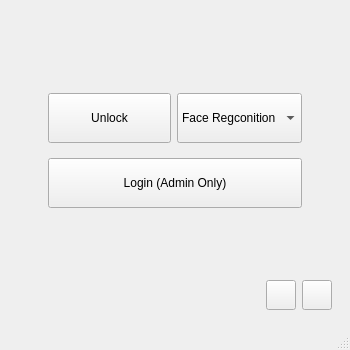
<?xml version="1.0" encoding="UTF-8"?>
<ui version="4.0">
 <class>MainWindow</class>
 <widget class="QMainWindow" name="MainWindow">
  <property name="geometry">
   <rect>
    <x>0</x>
    <y>0</y>
    <width>350</width>
    <height>350</height>
   </rect>
  </property>
  <property name="minimumSize">
   <size>
    <width>350</width>
    <height>350</height>
   </size>
  </property>
  <property name="maximumSize">
   <size>
    <width>350</width>
    <height>350</height>
   </size>
  </property>
  <property name="windowTitle">
   <string>BK Smart Lock</string>
  </property>
  <widget class="QWidget" name="centralwidget">
   <layout class="QVBoxLayout" name="verticalLayout_2">
    <item>
     <widget class="QFrame" name="frame">
      <property name="autoFillBackground">
       <bool>false</bool>
      </property>
      <property name="frameShape">
       <enum>QFrame::NoFrame</enum>
      </property>
      <property name="frameShadow">
       <enum>QFrame::Raised</enum>
      </property>
      <layout class="QVBoxLayout" name="verticalLayout_3">
       <item>
        <spacer name="verticalSpacer">
         <property name="orientation">
          <enum>Qt::Vertical</enum>
         </property>
         <property name="sizeHint" stdset="0">
          <size>
           <width>20</width>
           <height>64</height>
          </size>
         </property>
        </spacer>
       </item>
       <item>
        <widget class="QFrame" name="frame_2">
         <property name="frameShape">
          <enum>QFrame::NoFrame</enum>
         </property>
         <property name="frameShadow">
          <enum>QFrame::Raised</enum>
         </property>
         <layout class="QVBoxLayout" name="verticalLayout">
          <property name="leftMargin">
           <number>30</number>
          </property>
          <property name="rightMargin">
           <number>30</number>
          </property>
          <item>
           <widget class="QFrame" name="frame_3">
            <property name="frameShape">
             <enum>QFrame::NoFrame</enum>
            </property>
            <property name="frameShadow">
             <enum>QFrame::Raised</enum>
            </property>
            <layout class="QHBoxLayout" name="horizontalLayout">
             <property name="leftMargin">
              <number>0</number>
             </property>
             <property name="rightMargin">
              <number>0</number>
             </property>
             <item>
              <widget class="QPushButton" name="unlockButton">
               <property name="minimumSize">
                <size>
                 <width>0</width>
                 <height>50</height>
                </size>
               </property>
               <property name="layoutDirection">
                <enum>Qt::LeftToRight</enum>
               </property>
               <property name="styleSheet">
                <string notr="true"/>
               </property>
               <property name="text">
                <string>Unlock</string>
               </property>
               <property name="icon">
                <iconset>
                 <normaloff>../resources/images/unlock_2.png</normaloff>../resources/images/unlock_2.png</iconset>
               </property>
               <property name="iconSize">
                <size>
                 <width>25</width>
                 <height>25</height>
                </size>
               </property>
              </widget>
             </item>
             <item>
              <widget class="QComboBox" name="unlockOptionsComboBox">
               <property name="minimumSize">
                <size>
                 <width>0</width>
                 <height>50</height>
                </size>
               </property>
               <property name="font">
                <font>
                 <pointsize>9</pointsize>
                </font>
               </property>
               <property name="toolTip">
                <string>&lt;html&gt;&lt;head/&gt;&lt;body&gt;&lt;p&gt;Unlock Options&lt;/p&gt;&lt;/body&gt;&lt;/html&gt;</string>
               </property>
               <item>
                <property name="text">
                 <string>Face Regconition</string>
                </property>
               </item>
               <item>
                <property name="text">
                 <string>UserID/Password</string>
                </property>
               </item>
              </widget>
             </item>
            </layout>
           </widget>
          </item>
          <item>
           <widget class="QPushButton" name="loginAdminButton">
            <property name="minimumSize">
             <size>
              <width>0</width>
              <height>50</height>
             </size>
            </property>
            <property name="layoutDirection">
             <enum>Qt::LeftToRight</enum>
            </property>
            <property name="text">
             <string>Login (Admin Only)</string>
            </property>
            <property name="icon">
             <iconset>
              <normaloff>../resources/images/admin_2.png</normaloff>../resources/images/admin_2.png</iconset>
            </property>
            <property name="iconSize">
             <size>
              <width>25</width>
              <height>25</height>
             </size>
            </property>
           </widget>
          </item>
         </layout>
        </widget>
       </item>
       <item>
        <spacer name="verticalSpacer_2">
         <property name="orientation">
          <enum>Qt::Vertical</enum>
         </property>
         <property name="sizeHint" stdset="0">
          <size>
           <width>20</width>
           <height>64</height>
          </size>
         </property>
        </spacer>
       </item>
       <item>
        <layout class="QHBoxLayout" name="horizontalLayout_2">
         <item>
          <spacer name="horizontalSpacer">
           <property name="orientation">
            <enum>Qt::Horizontal</enum>
           </property>
           <property name="sizeHint" stdset="0">
            <size>
             <width>40</width>
             <height>20</height>
            </size>
           </property>
          </spacer>
         </item>
         <item>
          <widget class="QPushButton" name="pushButton_2">
           <property name="minimumSize">
            <size>
             <width>30</width>
             <height>30</height>
            </size>
           </property>
           <property name="maximumSize">
            <size>
             <width>30</width>
             <height>30</height>
            </size>
           </property>
           <property name="toolTip">
            <string>&lt;html&gt;&lt;head/&gt;&lt;body&gt;&lt;p&gt;Reset system&lt;/p&gt;&lt;/body&gt;&lt;/html&gt;</string>
           </property>
           <property name="text">
            <string/>
           </property>
           <property name="icon">
            <iconset>
             <normaloff>../resources/images/reset.png</normaloff>../resources/images/reset.png</iconset>
           </property>
          </widget>
         </item>
         <item>
          <widget class="QPushButton" name="pushButton">
           <property name="minimumSize">
            <size>
             <width>30</width>
             <height>30</height>
            </size>
           </property>
           <property name="maximumSize">
            <size>
             <width>30</width>
             <height>30</height>
            </size>
           </property>
           <property name="toolTip">
            <string>&lt;html&gt;&lt;head/&gt;&lt;body&gt;&lt;p&gt;Setings&lt;/p&gt;&lt;/body&gt;&lt;/html&gt;</string>
           </property>
           <property name="text">
            <string/>
           </property>
           <property name="icon">
            <iconset>
             <normaloff>../resources/images/settings.png</normaloff>../resources/images/settings.png</iconset>
           </property>
          </widget>
         </item>
        </layout>
       </item>
      </layout>
     </widget>
    </item>
   </layout>
  </widget>
  <widget class="QMenuBar" name="menubar">
   <property name="geometry">
    <rect>
     <x>0</x>
     <y>0</y>
     <width>350</width>
     <height>22</height>
    </rect>
   </property>
  </widget>
  <widget class="QStatusBar" name="statusbar"/>
 </widget>
 <resources/>
 <connections/>
</ui>
